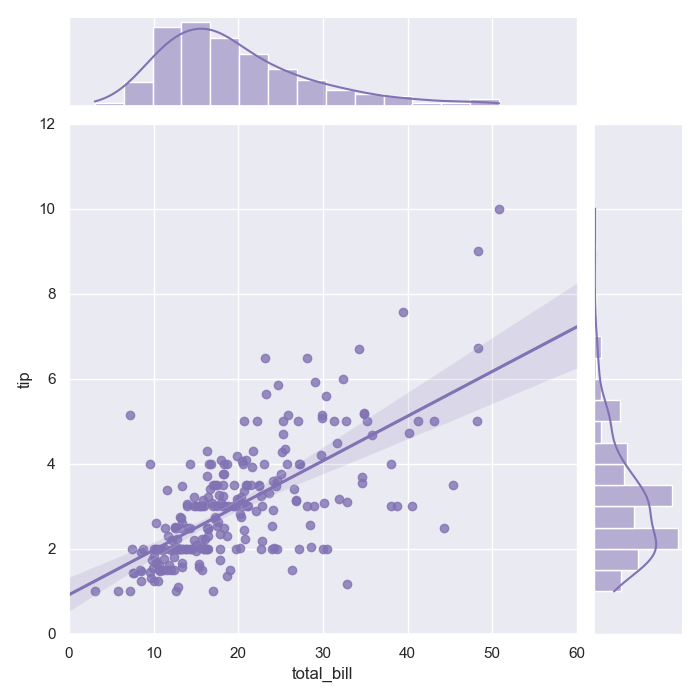

Here is the Python script that generated this plot:
# 引入所需库
import seaborn as sns
import matplotlib.pyplot as plt

# 设置图大小
f, ax = plt.subplots(figsize=(6, 15))
# 将主题设置为暗色网格风格
sns.set_theme(style="darkgrid")

# 加载示例数据集
tips = sns.load_dataset("tips")
# 绘制散点图和线性回归拟合曲线
g = sns.jointplot(x="total_bill", y="tip", data=tips,
                  kind="reg", truncate=False,
                  xlim=(0, 60), ylim=(0, 12),
                  color="m", height=7)
plt.show()
